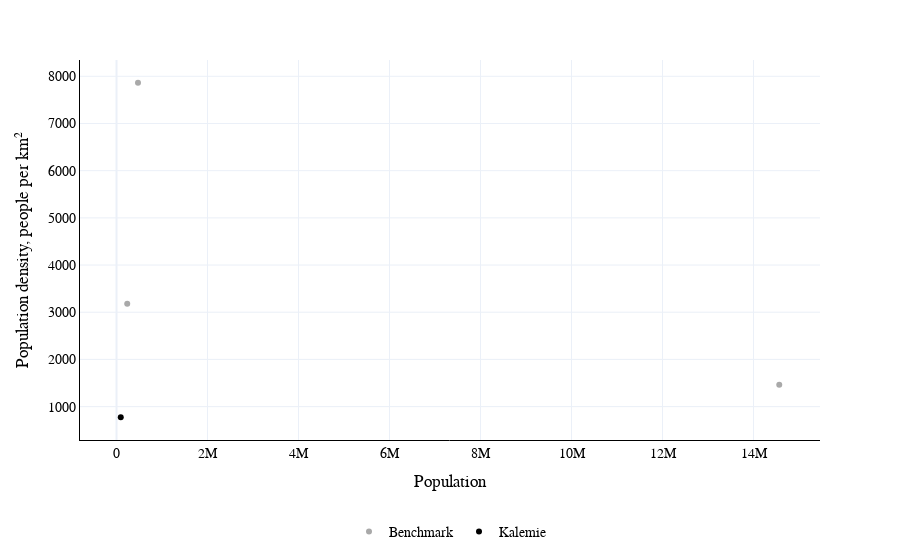

The cell this chart's notebook holds for it:
### Markdown cell above
## population_density_chart

### Code cell
city = city.title()
def plot_population_density(pop_manual_path):
    try:
        pop_manual = pd.read_csv(pop_manual_path)

        density = pop_manual.loc[pop_manual.groupby('Location')['Year'].idxmax()]

        density['Population'] = pd.to_numeric(density['Population'], errors='coerce')
        density['Area_km'] = pd.to_numeric(density['Area_km'], errors='coerce')

        density['Density'] = density['Population'] / density['Area_km']
        density = density.dropna(subset=['Population', 'Density'])
        density = density.sort_values(by='Density', ascending=False)

        if city in density['Location'].values:
            city_pop_density = density.loc[density['Location'] == city, 'Density'].values[0]
        else:
            raise ValueError(f"City '{city}' not found in the dataset.")

        hues = {'Benchmark': 'darkgrey', city: '#000000'}

        plt.figure(figsize=(8.5, 6), dpi=300)
        sns.scatterplot(data=density, x='Population', y='Density', hue='Group', palette=hues, legend=False)

        texts = []
        for i, row in density.iterrows():
            texts.append(plt.text(row['Population'], row['Density'], row['Location'], fontsize=9))

        adjust_text(texts, arrowprops=dict(arrowstyle='-', color='gray', lw=0.5),
                    expand_text=(2, 1.05),  
                    only_move={'points': 'xy', 'texts': 'xy'},  
                    lim=1000)

        plt.ylim(0, None)
        plt.title(f'Population density of {city} and benchmark cities')
        plt.xlabel('Population')
        plt.ylabel('Population density, people per km²')
        plt.grid(True, which='both', linestyle='--', linewidth=0.5)
        plt.tight_layout()

        plt.savefig(Path(render_folder) / f"{city.lower().replace(' ', '_')}-pop-density.png", dpi=300, bbox_inches='tight')
        plt.show()

        # Plotly 
        fig = px.scatter(density, x='Population', y='Density', color='Group', 
                         color_discrete_map=hues,
                         labels={'Population': 'Population', 'Density': 'Population density, people per km²'},
                         log_x=False, log_y=False,
                         hover_name="Location")
        fig.update_layout(
            template='plotly_white',
            autosize=True,
            showlegend=True,
            legend=dict(
                orientation="h",
                yanchor="top",
                y=-0.2,
                xanchor="center",
                x=0.5,
                title=None 
            ),
            xaxis=dict(
                range=[0, None],
                linecolor='black'  
            ),
            yaxis=dict(
                range=[0, None],
                linecolor='black'  
            ),
            font=font_dict,
            plot_bgcolor='white'  
        )

        fig.write_html(Path(render_folder) / f"{city.lower().replace(' ', '_')}-pop-density-plotly.html", full_html=False, include_plotlyjs='cdn')
        fig.show()

    except ValueError as e:
        print(str(e))  # Return a friendly message if city is not found
    except Exception as e:
        print(f"An error occurred: {str(e)}")  # Catch any other exceptions

# Call the function with the path to your CSV file
plot_population_density("../mnt/city-directories/01-user-input/pop_manual.csv")

### Figure 1 — Plotly figure (JSON) as saved in the notebook; plotly's stock layout.template omitted (floating-point values rounded to 4 significant figures)
{"data": [{"hovertemplate": "<b>%{hovertext}</b><br><br>Group=Benchmark<br>Population=%{x}<br>Population density, people per km²=%{y}<extra></extra>", "hovertext": ["Bukavu", "Uvira", "Kinshasa"], "legendgroup": "Benchmark", "marker": {"color": "darkgrey", "symbol": "circle"}, "mode": "markers", "name": "Benchmark", "orientation": "v", "showlegend": true, "type": "scatter", "x": [471789, 235136, 14565700], "xaxis": "x", "y": [7863.0, 3178.0, 1462.0], "yaxis": "y"}, {"hovertemplate": "<b>%{hovertext}</b><br><br>Group=Kalemie<br>Population=%{x}<br>Population density, people per km²=%{y}<extra></extra>", "hovertext": ["Kalemie"], "legendgroup": "Kalemie", "marker": {"color": "#000000", "symbol": "circle"}, "mode": "markers", "name": "Kalemie", "orientation": "v", "showlegend": true, "type": "scatter", "x": [92971], "xaxis": "x", "y": [774.8], "yaxis": "y"}], "layout": {"autosize": true, "font": {"color": "black", "family": "system-ui, -apple-system, \"Segoe UI\", Roboto, \"Helvetica Neue\", Arial, \"Noto Sans\", \"Liberation Sans\", sans-serif, \"Apple Color Emoji\", \"Segoe UI Emoji\", \"Segoe UI Symbol\", \"Noto Color Emoji\"", "size": 14}, "legend": {"orientation": "h", "title": {}, "tracegroupgap": 0, "x": 0.5, "xanchor": "center", "y": -0.2, "yanchor": "top"}, "margin": {"t": 60}, "plot_bgcolor": "white", "showlegend": true, "xaxis": {"anchor": "y", "domain": [0, 1], "linecolor": "black", "range": [0, null], "title": {"text": "Population"}}, "yaxis": {"anchor": "x", "domain": [0, 1], "linecolor": "black", "range": [0, null], "title": {"text": "Population density, people per km²"}}}}
